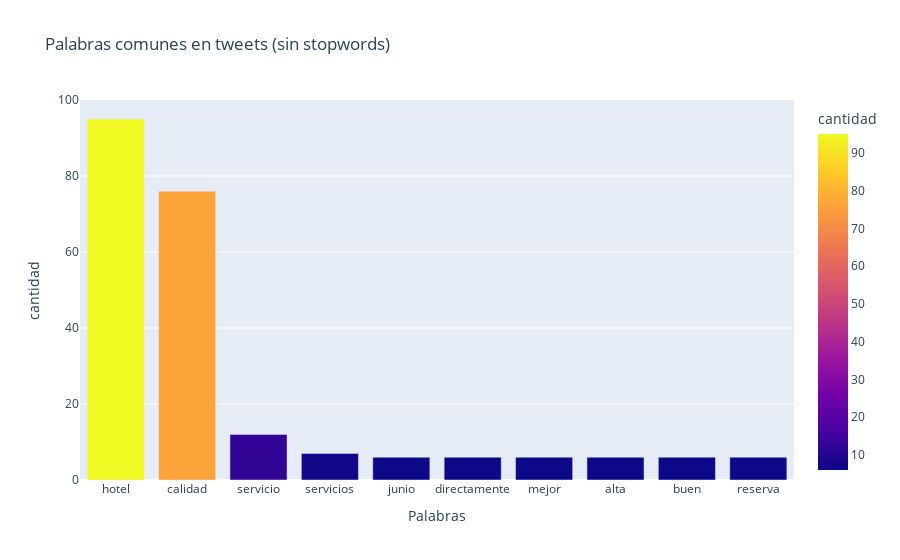

The notebook cell saved with this chart:
### Code cell
# back to  a review the chart without   sin stopwords
tweets_ss = [' '.join(tweet_ss) for tweet_ss in tweets_nsw]
top_n_words(tweets_ss, n=10, grafico=True, titulo='Palabras comunes en tweets (sin stopwords)')

### Figure 1 — Plotly figure (JSON) as saved in the notebook; plotly's stock layout.template omitted (floating-point values rounded to 4 significant figures)
{"data": [{"alignmentgroup": "True", "hovertemplate": "Palabras=%{x}<br>cantidad=%{marker.color}<extra></extra>", "legendgroup": "", "marker": {"color": [95, 76, 12, 7, 6, 6, 6, 6, 6, 6], "coloraxis": "coloraxis", "pattern": {"shape": ""}}, "name": "", "offsetgroup": "", "orientation": "v", "showlegend": false, "textposition": "auto", "type": "bar", "x": ["hotel", "calidad", "servicio", "servicios", "junio", "directamente", "mejor", "alta", "buen", "reserva"], "xaxis": "x", "y": [95, 76, 12, 7, 6, 6, 6, 6, 6, 6], "yaxis": "y"}], "layout": {"barmode": "relative", "coloraxis": {"colorbar": {"title": {"text": "cantidad"}}, "colorscale": [[0, "#0d0887"], [0.1111, "#46039f"], [0.2222, "#7201a8"], [0.3333, "#9c179e"], [0.4444, "#bd3786"], [0.5556, "#d8576b"], [0.6667, "#ed7953"], [0.7778, "#fb9f3a"], [0.8889, "#fdca26"], [1, "#f0f921"]]}, "legend": {"tracegroupgap": 0}, "title": {"text": "Palabras comunes en tweets (sin stopwords)"}, "xaxis": {"anchor": "y", "domain": [0, 1], "title": {"text": "Palabras"}}, "yaxis": {"anchor": "x", "domain": [0, 1], "title": {"text": "cantidad"}}}}
